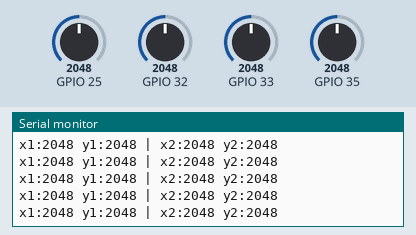
Bench run of a sketch on a simulated ESP32. Shown: the last lines printed to the serial monitor. Inputs (shaded band) come from the test bench; at power-on: GPIO 25 = 2048, GPIO 32 = 2048, GPIO 33 = 2048, GPIO 35 = 2048.

Above: at 1.2 s.
1.3 s: GPIO 25 set to 2866
At 1.56 s:
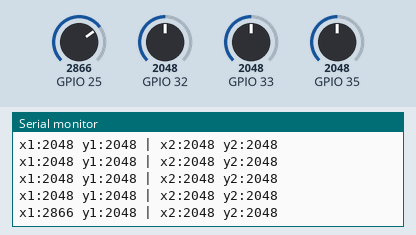
2.8 s: GPIO 32 set to 2866
At 2.97 s:
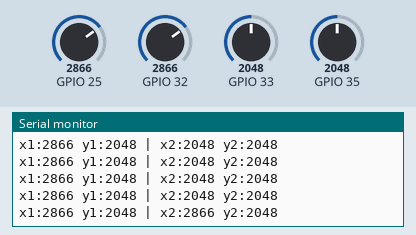
4.3 s: GPIO 33 set to 2866
At 4.37 s:
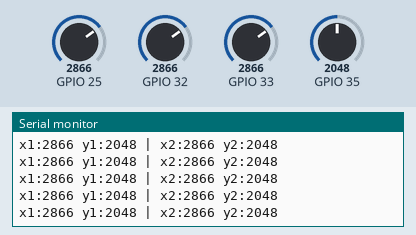
5.8 s: GPIO 35 set to 2866
At 5.98 s:
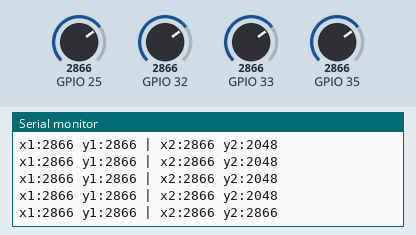
7.3 s: GPIO 25 set to 3972
At 7.38 s:
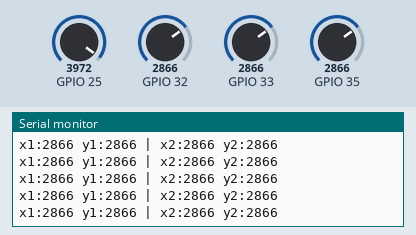
8.8 s: GPIO 32 set to 3972
At 8.99 s:
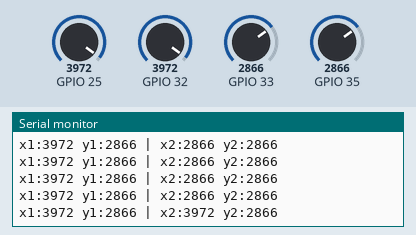
Timing chart, 0 to 11.3 s (numbered marks = the images above; inputs shaded):
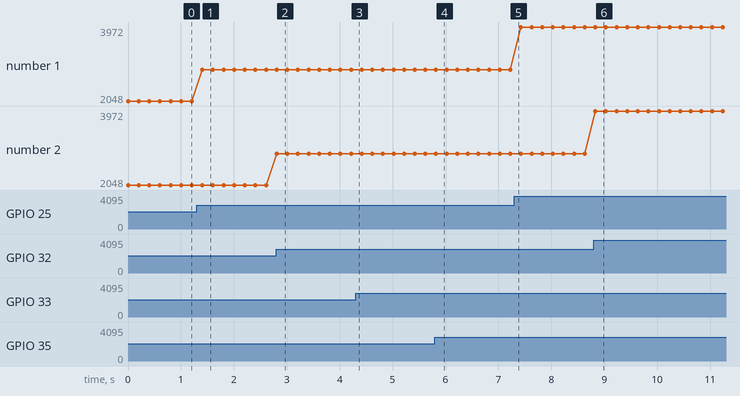

Measured:
- after the input at 1.3 s, the serial monitor: prints a new line after 0.11 s (image 1)
- after the input at 2.8 s, the serial monitor: prints a new line at once (image 2)
- after the input at 5.8 s, the serial monitor: prints a new line at once (image 4)
- after the input at 8.8 s, the serial monitor: prints a new line at once (image 6)
- plotted number 1: 2048 → 2866 after the input at 1.3 s, 2866 → 3972 after the input at 7.3 s

The sketch:

uno-joystick.ino
```cpp
void setup()
{
  Serial.begin(115200);
  pinMode(25, INPUT);
  pinMode(32, INPUT);
  pinMode(33, INPUT);
  pinMode(35, INPUT);
}

void loop()
{
  int x1 = analogRead(25);
  int y1 = analogRead(33);
  int x2 = analogRead(32);
  int y2 = analogRead(35);
  Serial.printf("x1:%d y1:%d | x2:%d y2:%d\n", x1, y1, x2, y2);

  delay(200);
}
```
